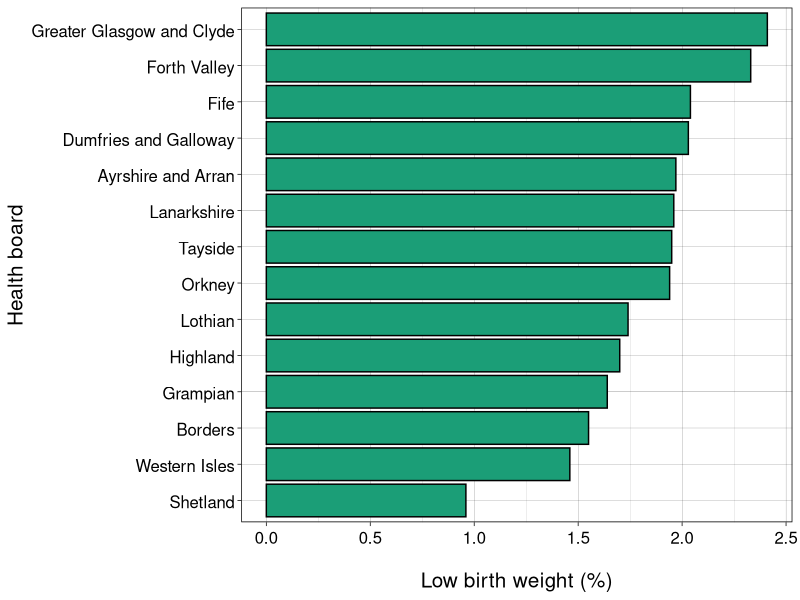
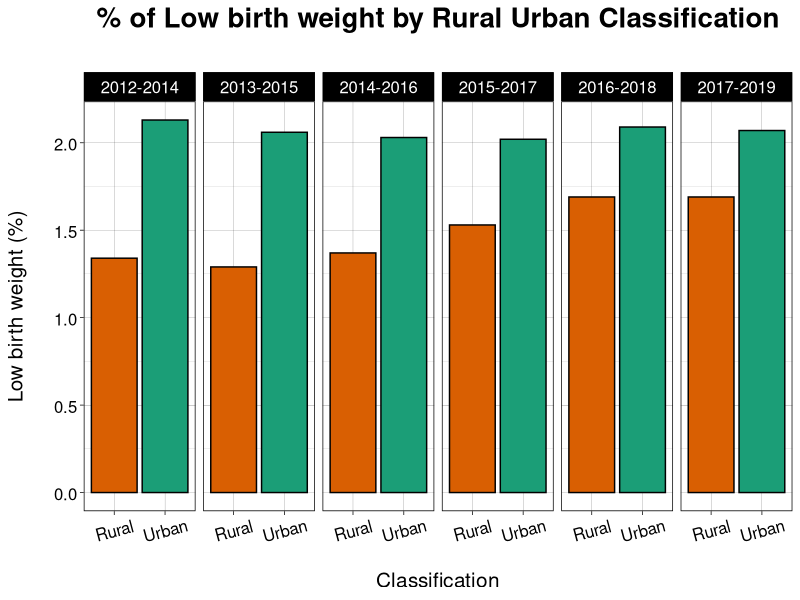
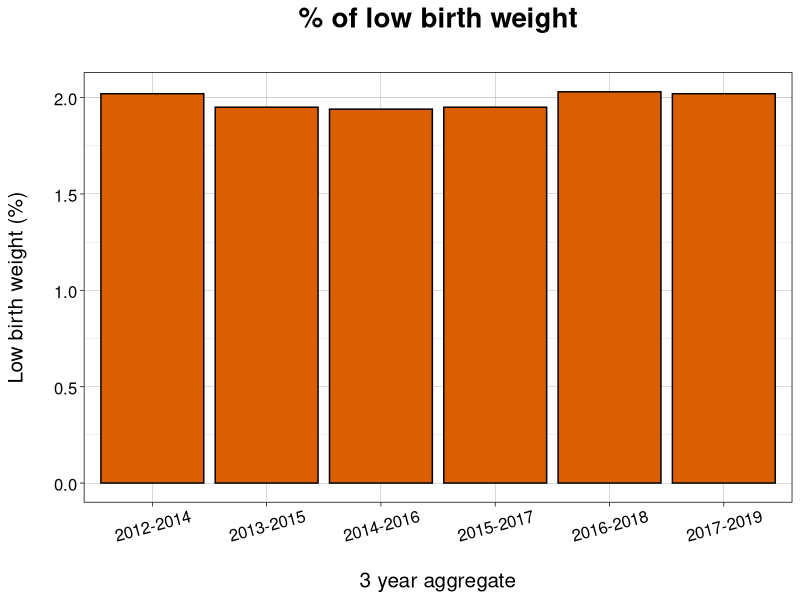
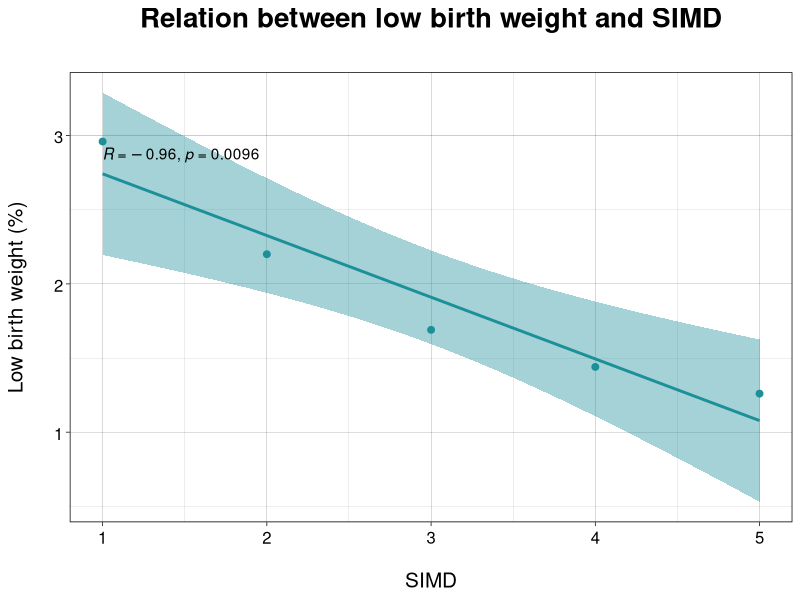
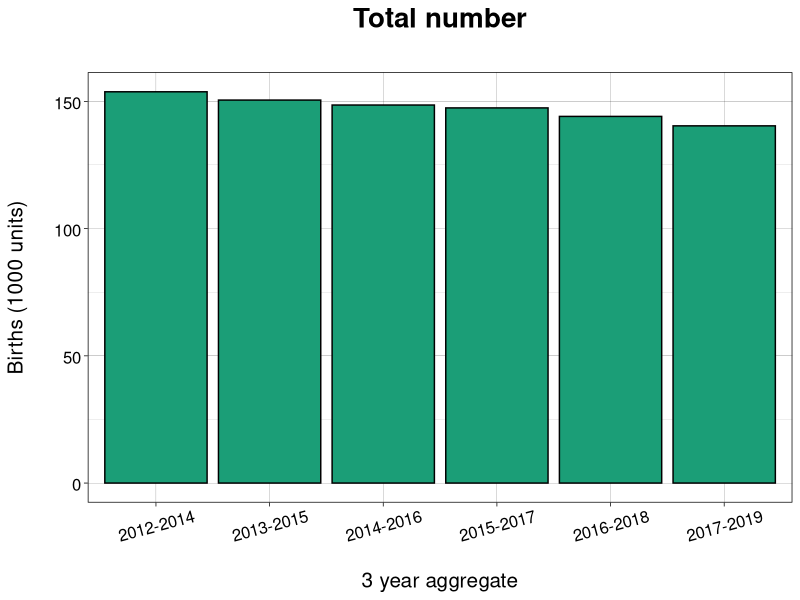

Generate these figures, in order, with R:
library(tidyverse)
library(ggpubr)

birth_weight <- read_csv("clean_data/birth_weight_summary.csv") 

# 1. calculate the percentage of low birth weight by health board
birth_weight_hb <- birth_weight %>% 
  group_by(health_board_name) %>% 
  summarise(percent_lbw_by_hb = 
              round((100*(sum(low_weight_births) / sum(all_births))), 2))

# plot data to the graph
birth_weight_hb_graph <- birth_weight_hb %>% 
  ggplot()+
  aes(x = reorder(health_board_name, percent_lbw_by_hb), y = percent_lbw_by_hb)+
  geom_col(col = "black", fill = "#1b9e77")+
  theme_linedraw()+
  coord_flip()+
  labs(x = "Health board",
       y = "\nLow birth weight (%)")+
       #title = "% of low birth weight by Health Board\n")+
  theme(plot.title = element_text(size = 20, hjust = 0.5, face="bold"),
        axis.text.x = element_text(vjust = 0.6, size = 12),
        axis.title.x = element_text(size = 15, hjust = 0.5),
        axis.text.y = element_text(vjust = 0.6, size = 12),
        axis.title.y = element_text(size = 15, hjust = 0.5))


# 2. calculate the percentage of low birth weight by Urban Rural Classification over our time period
birth_weight_ur <- birth_weight %>% 
  group_by(date_code, urban_rural_2_name) %>% 
  summarise(percent_lbw_by_ur = 
              round((100*(sum(low_weight_births) / sum(all_births))), 2))

# plot data to the graph
birth_weight_ur_graph <- birth_weight_ur %>% 
  ggplot()+
  aes(x = urban_rural_2_name, y = percent_lbw_by_ur, fill = urban_rural_2_name) +
  geom_col(col = "black")+
  facet_grid(~date_code)+
  #coord_flip()+
  theme_linedraw()+
  labs(x = "\nClassification",
       y = "Low birth weight (%)\n",
       title = "% of Low birth weight by Rural Urban Classification\n")+
  theme(plot.title = element_text(size = 20, hjust = 0.5, face="bold"),
        axis.text.x = element_text(angle = 15, vjust = 0.6, size = 12),
        axis.title.x = element_text(size = 15, hjust = 0.5),
        axis.text.y = element_text(vjust = 0.6, size = 12),
        axis.title.y = element_text(size = 15, hjust = 0.5),
        strip.text = element_text(size = 12, hjust = 0.5))+
    scale_fill_manual(values = c("#d95f02", "#1b9e77"), guide = FALSE)
  

# 3. calculate the percentage low birth weight by 3 aggregate years
birth_weight_year <- birth_weight %>% 
  group_by(date_code) %>% 
  summarise(percent_lbw_by_year = 
              round((100*(sum(low_weight_births) / sum(all_births))), 2))

# plot data to the graph
birth_weight_year_graph <- birth_weight_year %>% 
  ggplot()+
  aes(x = date_code, y = percent_lbw_by_year, fill = date_code)+
  geom_col(col = "black", fill = "#d95f02")+
  theme_linedraw()+
  labs(x = "\n3 year aggregate",
       y = "Low birth weight (%)\n",
       title = "% of low birth weight\n")+
  theme(plot.title = element_text(size = 20, hjust = 0.5, face="bold"),
        axis.text.x = element_text(angle = 15, vjust = 0.6, size = 12),
        axis.title.x = element_text(size = 15, hjust = 0.5),
        axis.text.y = element_text(vjust = 0.6, size = 12),
        axis.title.y = element_text(size = 15, hjust = 0.5))


# 4. calculate the total number of births
total_births_by_year <- birth_weight %>% 
  group_by(date_code) %>% 
  summarise(sum_births_by_year = sum(all_births/1000))

# plot data to the graph
total_births_by_year_graph <- total_births_by_year %>% 
  ggplot()+
  aes(x = date_code, y = sum_births_by_year)+
  geom_col(col = "black", fill = "#1b9e77")+
  theme_linedraw()+
  labs(x = "\n3 year aggregate",
       y = "Births (1000 units)\n",
       title = "Total number\n")+
  theme(plot.title = element_text(size = 20, hjust = 0.5, face ="bold"),
        axis.text.x = element_text(angle = 15, vjust = 0.6, size = 12),
        axis.title.x = element_text(size = 15, hjust = 0.5),
        axis.text.y = element_text(vjust = 0.6, size = 12),
        axis.title.y = element_text(size = 15, hjust = 0.5))

# 5. correlation between SIMD and percentage of low weight births
correlation_graph <- birth_weight %>%
  group_by(simd_code) %>%
  summarise(percentage_lbw = round((100*(sum(low_weight_births) / sum(all_births))), 2)) %>%
  ggscatter(x = "simd_code", y = "percentage_lbw", 
            add = "reg.line", conf.int = TRUE, 
            cor.coef = TRUE, cor.method = "pearson",
            xlab = "\nSIMD", ylab = "Low birth weight (%)\n",
            color = "#1c9099")+
  theme_linedraw()+
  labs(title = "Relation between low birth weight and SIMD\n")+
  theme(plot.title = element_text(size = 20, hjust = 0.5, face="bold"),
        axis.text.x = element_text(vjust = 0.6, size = 12),
        axis.title.x = element_text(size = 15, hjust = 0.5),
        axis.text.y = element_text(vjust = 0.6, size = 12),
        axis.title.y = element_text(size = 15, hjust = 0.5))
